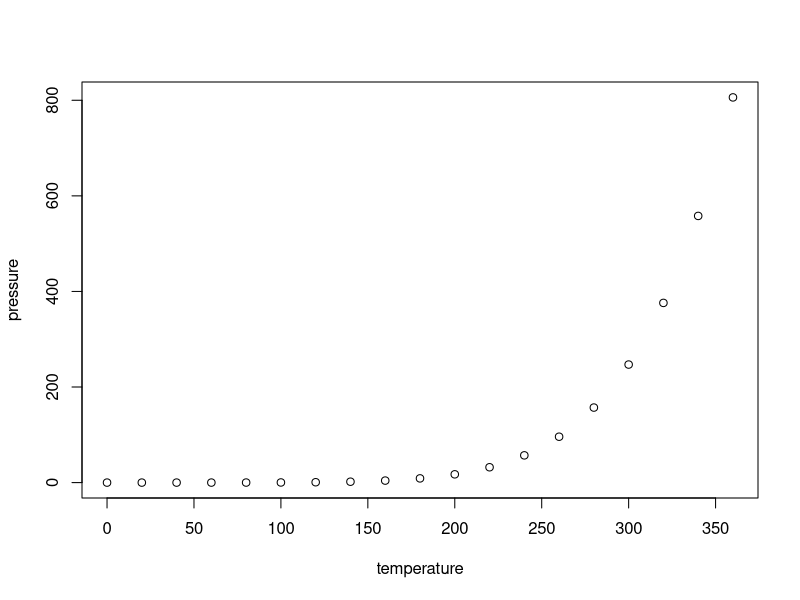
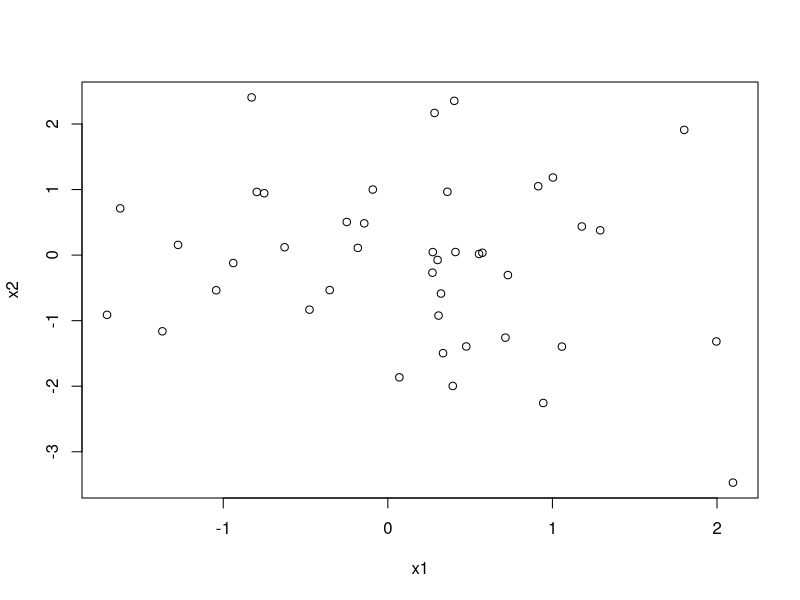
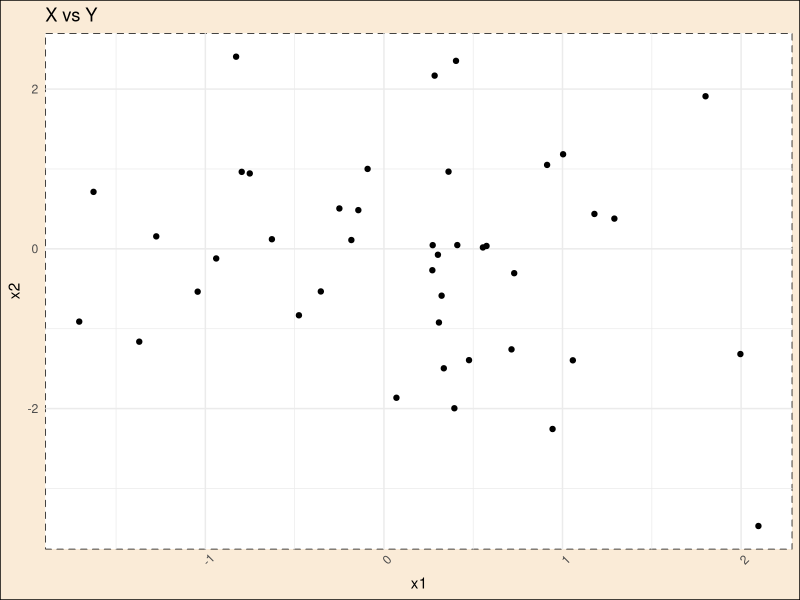

Reproduce these figures in R, in order.
## ---- chunk 1
knitr::opts_chunk$set(echo = TRUE)
## ---- chunk 2
x <- 5
x
## ---- chunk 3
plot(pressure)
## ---- chunk 4
x <- 5
x
## ---- chunk 5
5
"asdas"
TRUE
5.7
## ---- chunk 6
c(3, 4, 5, 6, 7)
## ---- chunk 7
v <- c("1", 3, 4)
## ---- chunk 8
l <- list(3, 4, 5, "asa", list(2, 3, 5))
## ---- chunk 9
matrix(c(v, v, v), nrow = 3)
## ---- chunk 10
data.frame(l)
## ---- chunk 11
factor(v)
## ---- chunk 12
factor(v, ordered = TRUE)
## ---- chunk 13
for(i in seq(1, 10, 2)){
  print(i)
}
## ---- chunk 14
flag <- TRUE
i <- 0
while(flag){
  print(i)
  i = i + 1
  print("Ya sumé")
  if(i == 11){
    print("Entro el if")
    flag <- FALSE
  }
}
## ---- chunk 15
integer(34)
## ---- chunk 16
as.integer(v)
## ---- chunk 17
?rnorm()
## ---- chunk 18
x1 <- rnorm(42)
x2 <- rnorm(42) + rnorm(42)
## ---- chunk 19
plot(x1, x2)
## ---- chunk 20
library(tidyverse)

tibble(x1,x2) %>% 
  ggplot(aes(x = x1, y = x2)) + 
  geom_point() + 
  theme_minimal() + 
  ggtitle("X vs Y") + theme(axis.text.x = element_text(angle = 45),
    panel.background = element_rect(linetype = "dashed"),
    plot.background = element_rect(fill = "antiquewhite"))
